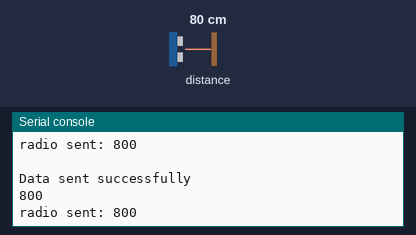
Recording of a program running on a simulated Digi XBee 3 module running MicroPython. Parts: the last lines printed to the serial console. The inputs (shaded band) are chosen by the test bench; at power-on: distance to the obstacle 80 cm. No radio messages arrive unless stated (any console line starting 'radio sent:' is added by the test bench); library files of the repository ran but are not shown: VL53L0X.py.

Above: at 1.2 s.
1.3 s: distance to the obstacle set to 2 cm
At 1.9 s:
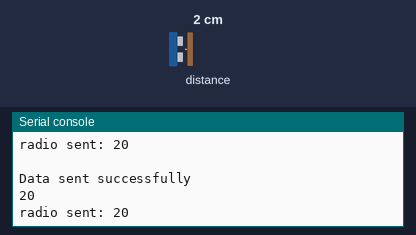
2.8 s: distance to the obstacle set to 4 cm
At 3.5 s:
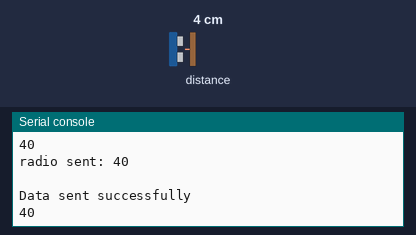
Timing chart, 0 to 5.8 s (numbered marks = the images above; inputs shaded):
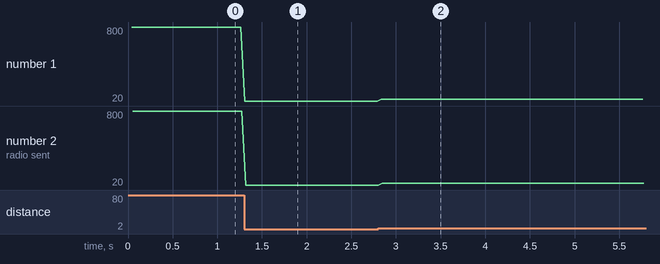

Measured:
- after the input at 1.3 s, the serial console: prints a new line at once (image 1)
- after the input at 2.8 s, the serial console: prints a new line at once (image 2)
- plotted number 1: 800 → 20 after the input at 1.3 s, 20 → 40 after the input at 2.8 s
- plotted number 2: 800 → 20 after the input at 1.3 s, 20 → 40 after the input at 2.8 s

The program:

main.py
```python
import xbee
from machine import I2C
from VL53L0X import VL53L0X
from time import sleep

# Replace the address with your xbee target address
TARGET_64BIT_ADDR = b'\x00\x13\xA2\x00\x41\xB4\xCA\x95'

i2c = I2C(1, freq=400000)
sensor = VL53L0X(i2c=1)

while True:
    distance = sensor.read()
    print(distance)
    sleep(.01)
    data = str(distance)
    try:
        xbee.transmit(TARGET_64BIT_ADDR, data)
        print("\nData sent successfully")
    except Exception as e:
        print("\nTransmit failure: %s" % str(e))
```
